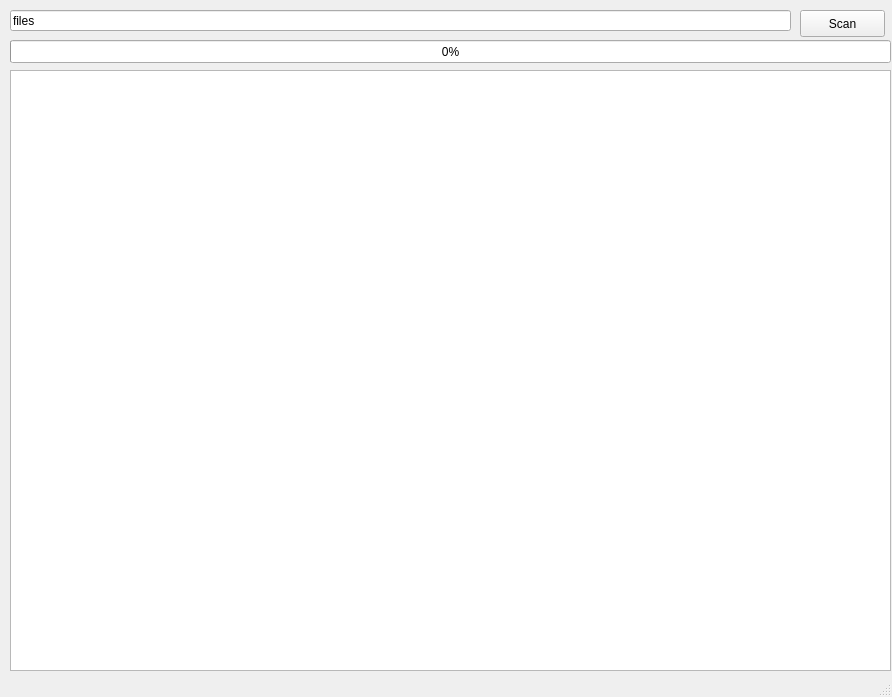
<?xml version="1.0" encoding="UTF-8"?>
<ui version="4.0">
 <class>MainWindow</class>
 <widget class="QMainWindow" name="MainWindow">
  <property name="geometry">
   <rect>
    <x>0</x>
    <y>0</y>
    <width>892</width>
    <height>697</height>
   </rect>
  </property>
  <property name="sizePolicy">
   <sizepolicy hsizetype="Fixed" vsizetype="Fixed">
    <horstretch>0</horstretch>
    <verstretch>0</verstretch>
   </sizepolicy>
  </property>
  <property name="minimumSize">
   <size>
    <width>892</width>
    <height>697</height>
   </size>
  </property>
  <property name="maximumSize">
   <size>
    <width>892</width>
    <height>697</height>
   </size>
  </property>
  <property name="windowTitle">
   <string>Simsigdec</string>
  </property>
  <widget class="QWidget" name="centralWidget">
   <widget class="QPushButton" name="pushButton">
    <property name="geometry">
     <rect>
      <x>800</x>
      <y>10</y>
      <width>85</width>
      <height>27</height>
     </rect>
    </property>
    <property name="text">
     <string>Scan</string>
    </property>
   </widget>
   <widget class="QProgressBar" name="progressBar">
    <property name="geometry">
     <rect>
      <x>10</x>
      <y>40</y>
      <width>881</width>
      <height>23</height>
     </rect>
    </property>
    <property name="value">
     <number>0</number>
    </property>
   </widget>
   <widget class="QLineEdit" name="pathEdit">
    <property name="geometry">
     <rect>
      <x>10</x>
      <y>10</y>
      <width>781</width>
      <height>21</height>
     </rect>
    </property>
    <property name="text">
     <string>files</string>
    </property>
   </widget>
   <widget class="QTextBrowser" name="textBrowser">
    <property name="geometry">
     <rect>
      <x>10</x>
      <y>70</y>
      <width>881</width>
      <height>601</height>
     </rect>
    </property>
   </widget>
  </widget>
  <widget class="QStatusBar" name="statusBar"/>
 </widget>
 <layoutdefault spacing="6" margin="11"/>
 <resources/>
 <connections/>
</ui>
